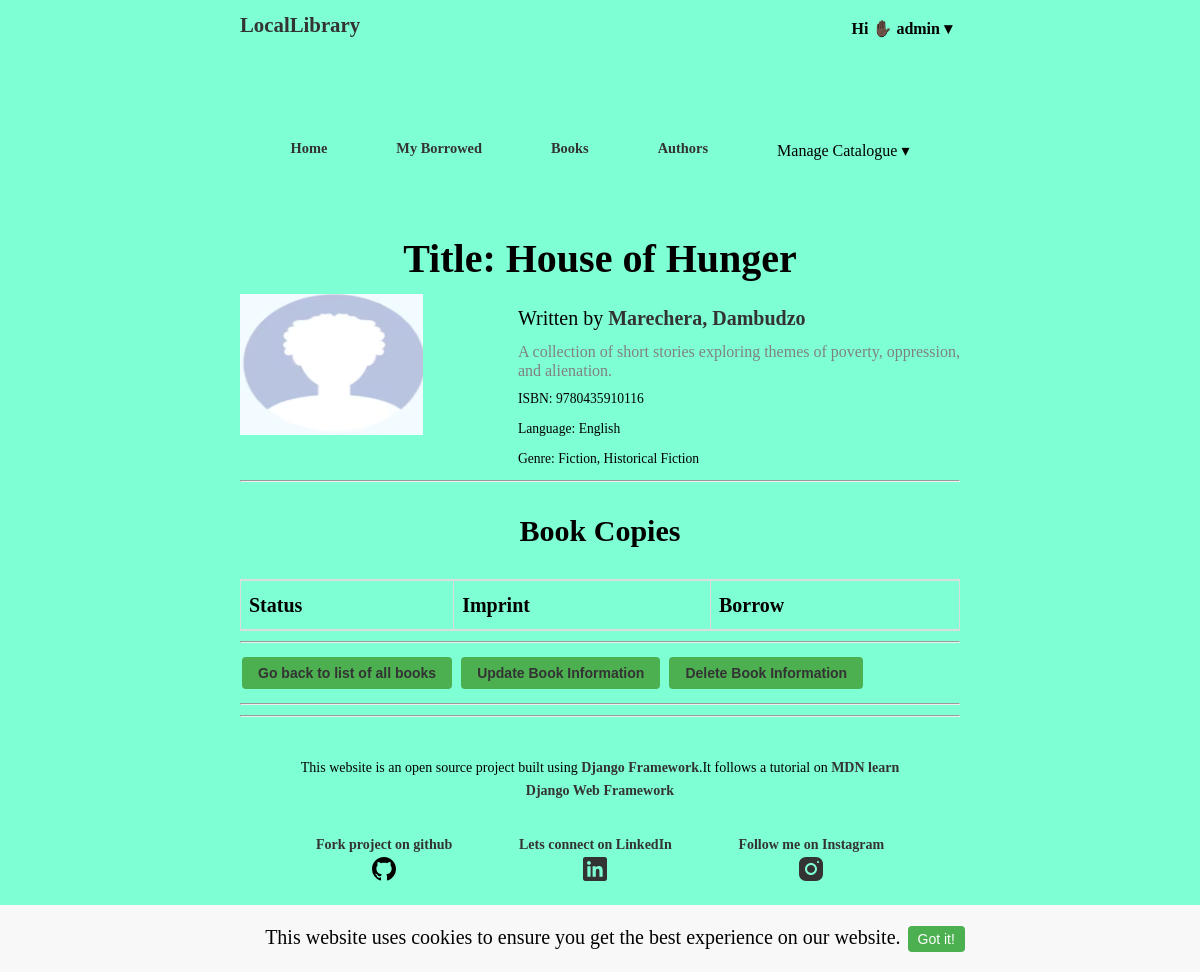
Page /catalog/book/2 (signed in) on the committed database.
### catalog/models.py (models this page shows, shortened)
class Book(models.Model):
    title = models.CharField(max_length=200)
    author = models.ForeignKey('Author', on_delete=models.SET_NULL, null=True,related_name='books')
    summary = models.TextField(max_length=1000, help_text='Enter a brief description of the book')
    isbn = models.CharField('ISBN', max_length=13, unique=True,
                             help_text='13 Character <a href="https://www.isbn-international.org/content/what-isbn">ISBN number</a>')
    genre = models.ManyToManyField(Genre, help_text='Select a genre for this book')
    language =models.ForeignKey(Language,on_delete=models.PROTECT,null=True,blank=True)
    image = models.ImageField(upload_to='images/',null=True,default=get_default_image)
    class Meta:
        verbose_name = 'book'
        verbose_name_plural = 'books'
    def display_genre(self):
       return ', '.join(genre.name for genre in self.genre.all()[:3])
    display_genre.short_description = 'Genre'

class Author(models.Model):
    first_name = models.CharField(max_length=100)
    last_name = models.CharField(max_length=100)
    date_of_birth = models.DateField(null=True, blank=True)
    date_of_death = models.DateField('Died', null=True, blank=True)
    image = models.ImageField(upload_to='images/',null=True,default=get_default_image)
    bio = models.TextField(max_length=1000, null=True, blank=True)
    birthplace = models.ForeignKey(Country,on_delete=models.PROTECT,null=True,blank=True)
    class Meta:
        ordering = ['last_name']
    def get_absolute_url(self):
        return reverse('author-detail', args=[str(self.id)])
    def __str__(self):
        return f'{self.last_name}, {self.first_name}'

class Language(models.Model):
   name=models.CharField(max_length=200)
   def __str__(self):
      return self.name

class Genre(models.Model):
    name = models.CharField(max_length=200, help_text='Enter a book genre (e.g. Science Fiction)')
    def __str__(self):
     return self.name

### catalog/views.py (the view)
# urls.py: path('book/<int:pk>', views.BookDetail.as_view(),name='book-detail'),
class BookDetail(LoginRequiredMixin,DetailView):
    model= models.Book
    template_name='catalog/book-detail.html'

### catalog/templates/catalog/book-detail.html (shortened to what this page needs)
{% extends 'base.html' %}
{% block content %}
<h1 class="book-title">Title: {{ book.title }} </h1>
<div class="book-detail">
  <div><img src="{{ book.image.url }}" alt="" srcset=""></div>
<ul>
    <li class="book-author"> Written by <a href="{{ book.author.get_absolute_url }}"> {{ book.author }}</a></li>
    <li class="book-summary">{{ book.summary|truncatewords:50 }}</li>
    <li class="book-isbn">ISBN: {{ book.isbn }}</li>
    <li class="book-language">Language: {{ book.language }}</li>
    <li class="book-genre">Genre: {{ book.genre.all|join:", " }}</li>
</ul>
</div>
<hr>
<h2>Book Copies</h2>
<table class="book-instances">
  <thead>
    <tr>
      <th>Status</th>
      <th>Imprint</th>
      <th>Borrow</th>
    </tr>
  </thead>
</table>
<hr>
<button><a href="{% url 'books' %}"> Go back to list of all books</a></button>
{% if perms.catalog.can_mark_returned %}
<button><a href="{% url 'book-update' book.pk %}">Update Book Information</a></button>
<button><a href="{% url 'book-delete' book.pk %}">Delete Book Information</a></button>
<hr>
{% endif %}
{% endblock %}

### catalog/templates/base.html (shortened to what this page needs)
<!DOCTYPE html>
<html lang="en">
<head>
  {% load static %}
  <link rel="stylesheet" href="{% static 'css/style.css'%}">
  <link rel="stylesheet" href="https://cdnjs.cloudflare.com/ajax/libs/font-awesome/4.7.0/css/font-awesome.min.css">
</head>
<body>
  <div class="cookie-notice">
    This website uses cookies to ensure you get the best experience on our website.
    <button onclick="closeCookieNotice()">Got it!</button>
  </div>
  <header>
    <nav class="navbar">
      <ul class="logo">
        <li><a href="{% url 'home' %}">LocalLibrary</a> </li>
        {% if user.is_authenticated %}
        <li class="dropdown">
          <div class="welcome-message dropbtn">Hi ✋🏿 <strong>{{ user.get_username }} &#9662;</strong></div>
        </li>
      </ul>
      <div class="menu" id="menu">
        <ul class="menu-items">
          <li><a href="{% url 'home' %}">Home</a></li>
          <li><a href="{% url 'my-borrowed' %}" class="active">My Borrowed</a></li>
          <li><a href="{% url 'books' %}">Books</a></li>
          <li><a href="{% url 'authors' %}">Authors</a></li>
          {% if perms.catalog.can_mark_returned %}
          <li class="dropdown">
            <div class="dropbtn">Manage Catalogue &#9662;</div>
          </li>
          {% endif %}
        </ul>
      </div>
    </nav>
    {% else %}
    <li><a href="{% url 'login' %}?next={{ request.path }}">Login</a>/<a href="{% url 'signup'%}">Register</a></li>
    </ul>
    {% endif %}
  </header>
  <main>
    {% block content %}{% endblock %}
  </main>
  <hr>
  <footer>
    <div class="footer-content">
      <p>This website is an open source project built using <a href="https://www.djangoproject.com/">Django
          Framework</a>.It follows a tutorial on <a
          href="https://developer.mozilla.org/en-US/docs/Learn/Server-side/Django/Introduction">MDN learn Django Web
          Framework</a> </p>
      <ul class="footer-links">
        <li>
          <a href="https://github.com/schawanji/locallibrary">Fork project on github
          </a>
        </li>
        <li>
          <a href="https://www.linkedin.com/in/schawanji/">Lets connect on LinkedIn
          </a>
        </li>
        <li>
          <a href="https://www.instagram.com/schawanji/">Follow me on Instagram
            </a>
        </li>
      </ul>
      <p>&copy; 2023. All rights reserved.</p>
    </div>
  </footer>
</body>
</html>

### catalog/static/css/style.css (style rules this page uses)
body { background-color: aquamarine; margin: 0 auto; width: 60%; line-height: 1.6; font-size: 20px; box-sizing: border-box; }
ul { list-style: none; padding: 0; margin: 0; line-height: 1.6; }
li { padding-top: 0.5rem; }
a { text-decoration: none; color: #333; font-weight: 700; }
h1, h2 { text-align: center; }
img { max-width: 70%; max-height: 80%; width: 20rem; height: 18vh; }
.cookie-notice { position: fixed; bottom: 0; left: 0; width: 100%; background-color: #f8f8f8; padding: 1rem; text-align: center; }
.cookie-notice button { background-color: #4CAF50; color: white; border: none; padding: 5px 10px; font-size: 14px; cursor: pointer; }
.menu { padding: 1rem; margin-bottom: 3rem; }
nav ul { list-style-type: none; margin: 0; padding: 0; display: flex; justify-content: space-around; }
nav li { position: relative; }
.logo { list-style: none; display: flex; justify-content: space-between; font-size: 1.3rem; margin-bottom: 3rem; font-weight: 700; position: relative; }
.menu a, .dropdown .dropbtn { font-size: 0.9rem; padding: 0.5rem; }
.dropdown .dropbtn { font-size: 1rem; padding: 0.5rem; }
.dropdown { position: relative; display: inline-block; }
ul .book-genre { color: #000; }
.book-detail { display: flex; text-align: justify; justify-content: space-between; }
.book-detail ul { padding-left: 1rem; }
.book-title { line-height: 1rem; font-weight: 700; }
.book-summary { line-height: 1.2rem; text-align: justify; font-size: 1rem; color: gray; }
.book-isbn, .book-language, .book-genre { font-size: 0.85rem; }
.menu li { padding: 1rem; }
.menu a { text-decoration: none; }
table { border-collapse: collapse; width: 100%; }
td, th { border: 1px solid #ddd; text-align: left; padding: 8px; }
tr:first-child { border-top: 2px solid #ddd; }
tr:last-child { border-bottom: 2px solid #ddd; }
button { background-color: #4caf50; border: none; color: white; padding: 8px 16px; text-align: center; text-decoration: none; display: inline-block; font-size: 14px; margin: 4px 2px; cursor: pointer; border-radius: 4px; }
footer { padding: 1rem; text-align: center; }
.footer-content { max-width: 90%; margin: 0 auto; }
.footer-content p { margin-bottom: 1rem; font-size: 14px; }
.footer-links { list-style-type: none; padding: 0; margin: 0; display: flex; justify-content: center; gap: 1rem; font-size: 14px; }
.footer-links li { padding: 1rem; }
.footer-links li a { color: #333; text-decoration: none; }

### rows in the picture
Book: title "House of Hunger", image (placeholder picture), author "Marechera, Dambudzo", summary "A collection of short stories exploring themes of poverty, oppression, and alienation.", isbn "9780435910116", language "English", genre.all "Fiction, Historical Fiction"

### other values in the picture
{{ user.get_username }} "admin"
